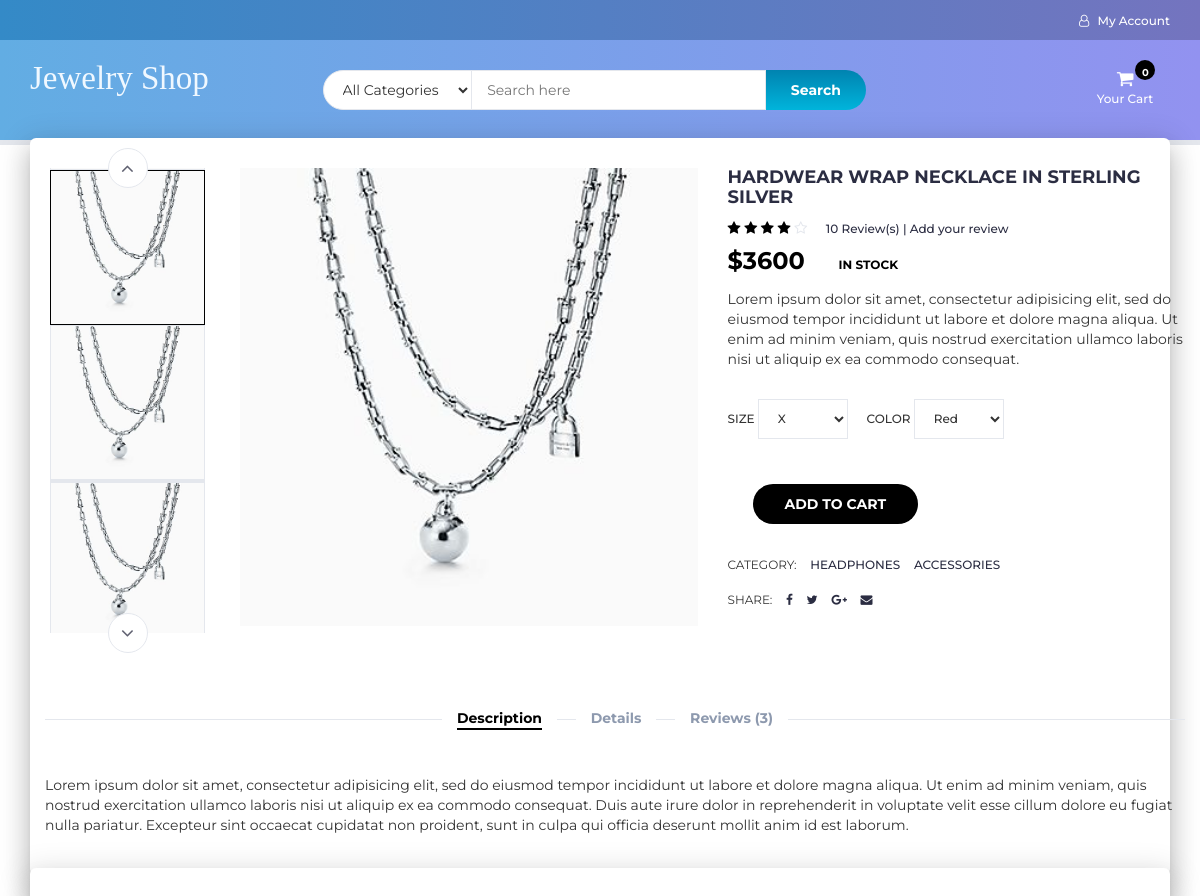
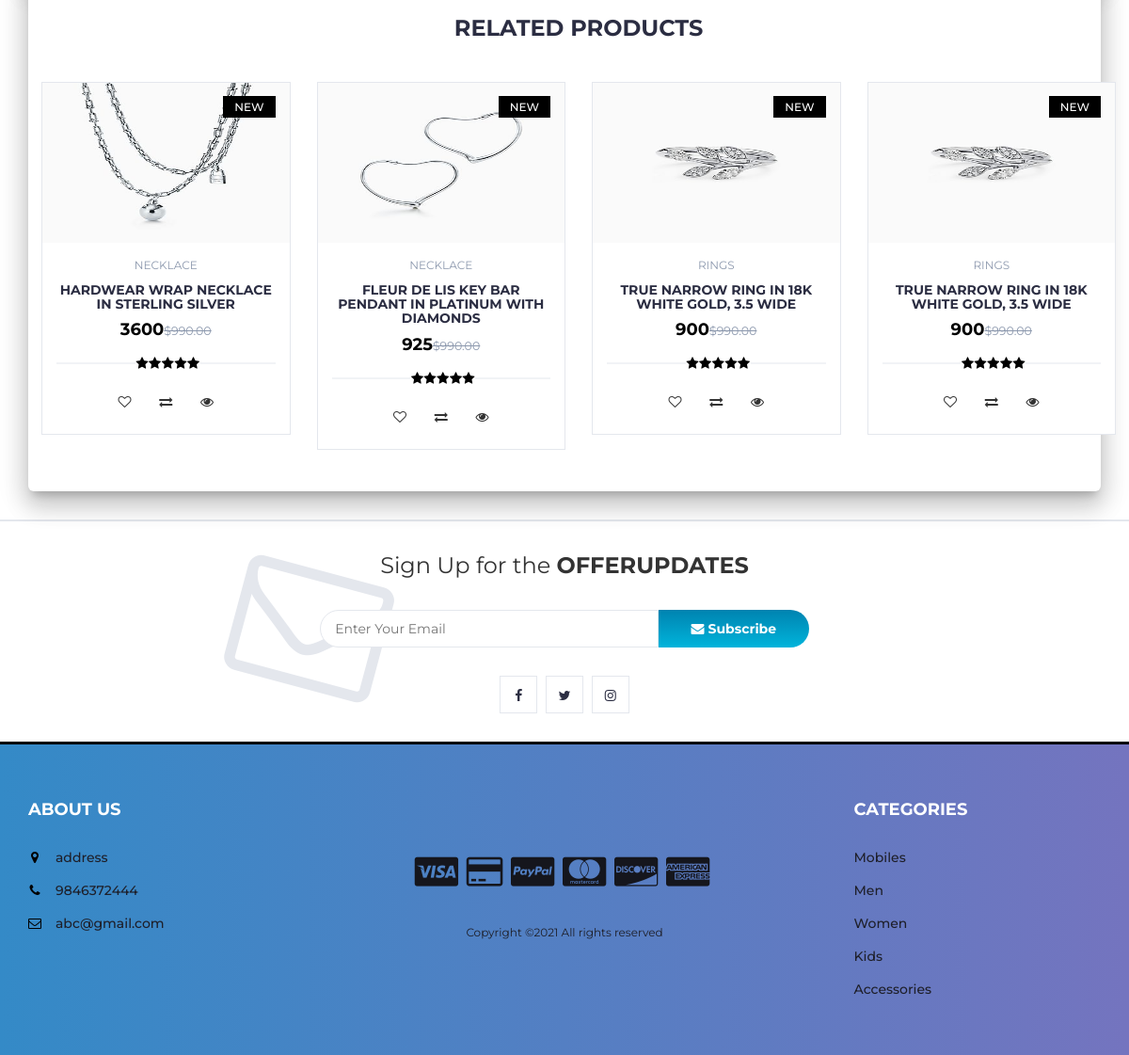
Page /product.php?p=59 on the committed database (2 pictures, top to bottom).
### tables this page shows
CREATE TABLE `products` (
  `product_id` int(100) NOT NULL,
  `product_cat` int(100) NOT NULL,
  `product_brand` int(100) NOT NULL,
  `product_title` varchar(255) NOT NULL,
  `product_price` int(100) NOT NULL,
  `product_desc` text NOT NULL,
  `product_image` text NOT NULL,
  `product_keywords` text NOT NULL
);

CREATE TABLE `categories` (
  `cat_id` int(100) NOT NULL,
  `cat_title` text NOT NULL
);

### product.php (the view, shortened to what this page needs)
<?php
include "header.php";
?>
		<div class="section main main-raised">
			<div class="container">
				<div class="row">
					<?php
								include 'db.php';
								$product_id = $_GET['p'];
								$sql = " SELECT * FROM products WHERE product_id = $product_id";
								$result = mysqli_query($con, $sql);
								if (mysqli_num_rows($result) > 0)
								{
									while($row = mysqli_fetch_assoc($result))
									{
									echo '
                                <div class="col-md-5 col-md-push-2">
                                <div id="product-main-img">
                                    <div class="product-preview">
                                        <img src="product_images/'.$row['product_image'].'" alt="">
                                    </div>
                                    <div class="product-preview">
                                        <img src="product_images/'.$row['product_image'].'" alt="">
                                    </div>
                                    <div class="product-preview">
                                        <img src="product_images/'.$row['product_image'].'" alt="">
                                    </div>
                                    <div class="product-preview">
                                        <img src="product_images/'.$row['product_image'].'" alt="">
                                    </div>
                                </div>
                            </div>
                                <div class="col-md-2  col-md-pull-5">
                                <div id="product-imgs">
                                    <div class="product-preview">
                                        <img src="product_images/'.$row['product_image'].'" alt="">
                                    </div>
                                    <div class="product-preview">
                                        <img src="product_images/'.$row['product_image'].'" alt="">
                                    </div>
                                    <div class="product-preview">
                                        <img src="product_images/'.$row['product_image'].'g" alt="">
                                    </div>
                                    <div class="product-preview">
                                        <img src="product_images/'.$row['product_image'].'" alt="">
                                    </div>
                                </div>
                            </div>
									';
									?>
									<?php
									echo '
                    <div class="col-md-5">
						<div class="product-details">
							<h2 class="product-name">'.$row['product_title'].'</h2>
							<div>
								<div class="product-rating">
									<i class="fa fa-star"></i>
									<i class="fa fa-star"></i>
									<i class="fa fa-star"></i>
									<i class="fa fa-star"></i>
									<i class="fa fa-star-o"></i>
								</div>
								<a class="review-link" href="#review-form">10 Review(s) | Add your review</a>
							</div>
							<div>
								<h3 class="product-price">$'.$row['product_price'].'</h3>
								<span class="product-available">In Stock</span>
							</div>
							<p>Lorem ipsum dolor sit amet, consectetur adipisicing elit, sed do eiusmod tempor incididunt ut labore et dolore magna aliqua. Ut enim ad minim veniam, quis nostrud exercitation ullamco laboris nisi ut aliquip ex ea commodo consequat.</p>
							<div class="product-options">
								<label>
									Size
									<select class="input-select">
										<option value="0">X</option>
									</select>
								</label>
								<label>
									Color
									<select class="input-select">
										<option value="0">Red</option>
									</select>
								</label>
							</div>
							<div class="add-to-cart">
								<div class="btn-group" style="margin-left: 25px; margin-top: 15px">
								<button class="add-to-cart-btn" pid="'.$row['product_id'].'"  id="product" ><i class="fa fa-shopping-cart"></i> add to cart</button>
                                </div>
							</div>
							<ul class="product-links">
								<li>Category:</li>
								<li><a href="#">Headphones</a></li>
								<li><a href="#">Accessories</a></li>
							</ul>
							<ul class="product-links">
								<li>Share:</li>
								<li><a href="#"><i class="fa fa-facebook"></i></a></li>
								<li><a href="#"><i class="fa fa-twitter"></i></a></li>
								<li><a href="#"><i class="fa fa-google-plus"></i></a></li>
								<li><a href="#"><i class="fa fa-envelope"></i></a></li>
							</ul>
						</div>
					</div>
					<div class="col-md-12">
						<div id="product-tab">
							<ul class="tab-nav">
								<li class="active"><a data-toggle="tab" href="#tab1">Description</a></li>
								<li><a data-toggle="tab" href="#tab2">Details</a></li>
								<li><a data-toggle="tab" href="#tab3">Reviews (3)</a></li>
							</ul>
							<div class="tab-content">
								<div id="tab1" class="tab-pane fade in active">
									<div class="row">
										<div class="col-md-12">
											<p>Lorem ipsum dolor sit amet, consectetur adipisicing elit, sed do eiusmod tempor incididunt ut labore et dolore magna aliqua. Ut enim ad minim veniam, quis nostrud exercitation ullamco laboris nisi ut aliquip ex ea commodo consequat. Duis aute irure dolor in reprehenderit in voluptate velit esse cillum dolore eu fugiat nulla pariatur. Excepteur sint occaecat cupidatat non proident, sunt in culpa qui officia deserunt mollit anim id est laborum.</p>
										</div>
									</div>
								</div>
							</div>
						</div>
					</div>
				</div>
			</div>
		</div>
		<div class="section main main-raised">
			<div class="container">
				<div class="row">
					<div class="col-md-12">
						<div class="section-title text-center">
							<h3 class="title">Related Products</h3>
						</div>
					</div>
                    ';
									}
								}
								?>
								<?php
                    include 'db.php';
								$product_id = $_GET['p'];
					$product_query = "SELECT * FROM products,categories WHERE product_cat=cat_id AND product_id BETWEEN $product_id AND $product_id+3";
                $run_query = mysqli_query($con,$product_query);
                if(mysqli_num_rows($run_query) > 0){
                    while($row = mysqli_fetch_array($run_query)){
                        $pro_id    = $row['product_id'];
                        $pro_title = $row['product_title'];
                        $pro_price = $row['product_price'];
                        $pro_image = $row['product_image'];
                        $cat_name = $row["cat_title"];
                        echo "
                                <div class='col-md-3 col-xs-6'>
								<a href='product.php?p=$pro_id'><div class='product'>
									<div class='product-img'>
										<img src='product_images/$pro_image' style='max-height: 170px;' alt=''>
										<div class='product-label'>
											<span class='new'>NEW</span>
										</div>
									</div></a>
									<div class='product-body'>
										<p class='product-category'>$cat_name</p>
										<h3 class='product-name header-cart-item-name'><a href='product.php?p=$pro_id'>$pro_title</a></h3>
										<h4 class='product-price header-cart-item-info'>$pro_price<del class='product-old-price'>$990.00</del></h4>
										<div class='product-rating'>
											<i class='fa fa-star'></i>
											<i class='fa fa-star'></i>
											<i class='fa fa-star'></i>
											<i class='fa fa-star'></i>
											<i class='fa fa-star'></i>
										</div>
										<div class='product-btns'>
											<button class='add-to-wishlist'><i class='fa fa-heart-o'></i><span class='tooltipp'>add to wishlist</span></button>
											<button class='add-to-compare'><i class='fa fa-exchange'></i><span class='tooltipp'>add to compare</span></button>
											<button class='quick-view'><i class='fa fa-eye'></i><span class='tooltipp'>quick view</span></button>
										</div>
									</div>
									<div class='add-to-cart'>
										<button pid='$pro_id' id='product' class='add-to-cart-btn block2-btn-towishlist' href='#'><i class='fa fa-shopping-cart'></i> add to cart</button>
									</div>
								</div>
                                </div>
			";
		}
}
?>
<?php
include "newslettter.php";
include "footer.php";
?>

### header.php (shortened to what this page needs)
<!DOCTYPE html>
<html lang="en">
	<head>
		<link type="text/css" rel="stylesheet" href="css/bootstrap.min.css"/>
		<link type="text/css" rel="stylesheet" href="css/slick.css"/>
		<link type="text/css" rel="stylesheet" href="css/slick-theme.css"/>
		<link type="text/css" rel="stylesheet" href="css/nouislider.min.css"/>
		<link rel="stylesheet" href="css/font-awesome.min.css">
		<link type="text/css" rel="stylesheet" href="css/style.css"/>
		<link type="text/css" rel="stylesheet" href="css/accountbtn.css"/>
    </head>
	<body>
		<header>
			<div id="top-header">
				<div class="container">
					<ul class="header-links pull-right">
						<li><?php
                             include "db.php";
                            if(isset($_SESSION["uid"])){
                                $sql = "SELECT first_name FROM user_info WHERE user_id='$_SESSION[uid]'";
                                $query = mysqli_query($con,$sql);
                                $row=mysqli_fetch_array($query);
                                echo '
                               <div class="dropdownn">
                                  <a href="#" class="dropdownn" data-toggle="modal" data-target="#myModal" ><i class="fa fa-user-o"></i> HI '.$row["first_name"].'</a>
                                  <div class="dropdownn-content">
                                    <a href="" data-toggle="modal" data-target="#profile"><i class="fa fa-user-circle" aria-hidden="true" ></i>My Profile</a>
                                    <a href="logout.php"  ><i class="fa fa-sign-in" aria-hidden="true"></i>Log out</a>
                                  </div>
                                </div>';
                            }else{
                                echo '
                                <div class="dropdownn">
                                  <a href="#" class="dropdownn" data-toggle="modal" data-target="#myModal" ><i class="fa fa-user-o"></i> My Account</a>
                                  <div class="dropdownn-content">
                                    <a href="" data-toggle="modal" data-target="#Modal_login"><i class="fa fa-sign-in" aria-hidden="true" ></i>Login</a>
                                    <a href="" data-toggle="modal" data-target="#Modal_register"><i class="fa fa-user-plus" aria-hidden="true"></i>Register</a>
                                  </div>
                                </div>';
                            }
                                             ?>
                                </li>
					</ul>
				</div>
			</div>
			<div id="header">
				<div class="container">
					<div class="row">
						<div class="col-md-3">
							<div class="header-logo">
								<a href="index.php" class="logo">
								<font style="font-style:normal; font-size: 33px;color: aliceblue;font-family: serif">
                                        Jewelry Shop
                                    </font>
								</a>
							</div>
						</div>
						<div class="col-md-6">
							<div class="header-search">
								<form>
									<select class="input-select">
										<option value="0">All Categories</option>
									</select>
									<input class="input" id="search" type="text" placeholder="Search here">
									<button type="submit" id="search_btn" class="search-btn">Search</button>
								</form>
							</div>
						</div>
						<div class="col-md-3 clearfix">
							<div class="header-ctn">
								<div class="dropdown">
									<a class="dropdown-toggle" data-toggle="dropdown" aria-expanded="true">
										<i class="fa fa-shopping-cart"></i>
										<span>Your Cart</span>
										<div class="badge qty">0</div>
									</a>
									</div>
							</div>
						</div>
					</div>
				</div>
			</div>
		</header>

### newslettter.php (shortened to what this page needs)
      <div id="newsletter" class="section">
	<div class="container">
		<div class="row">
			<div class="col-md-12">
				<div class="newsletter">
					<p>Sign Up for the <strong>OFFERUPDATES</strong></p>
					<form id="offer_form" onsubmit="return false">
						<input class="input" type="email" id="email" name="email" placeholder="Enter Your Email">
						<button class="newsletter-btn" value="Sign Up" name="signup_button" type="submit"><i class="fa fa-envelope"></i> Subscribe</button>
					</form>
					<ul class="newsletter-follow">
						<li>
							<a href="#"><i class="fa fa-facebook"></i></a>
						</li>
						<li>
							<a href="#"><i class="fa fa-twitter"></i></a>
						</li>
						<li>
							<a href="#"><i class="fa fa-instagram"></i></a>
						</li>
					</ul>
				</div>
			</div>
		</div>
	</div>
</div>

### footer.php (shortened to what this page needs)
<footer id="footer">
			<div class="section">
				<div class="container">
					<div class="row">
						<div class="col-md-3 col-xs-6">
							<div class="footer">
								<h3 class="footer-title">About Us</h3>
								<ul class="footer-links">
									<li><a href="#"><i class="fa fa-map-marker"></i>address</a></li>
									<li><a href="#"><i class="fa fa-phone"></i>9846372444</a></li>
									<li><a href="#"><i class="fa fa-envelope-o"></i>abc@gmail.com</a></li>
								</ul>
							</div>
						</div>
						<div class="col-md-6 text-center" style="margin-top:80px;">
							<ul class="footer-payments">
								<li><a href="#"><i class="fa fa-cc-visa"></i></a></li>
								<li><a href="#"><i class="fa fa-credit-card"></i></a></li>
								<li><a href="#"><i class="fa fa-cc-paypal"></i></a></li>
								<li><a href="#"><i class="fa fa-cc-mastercard"></i></a></li>
								<li><a href="#"><i class="fa fa-cc-discover"></i></a></li>
								<li><a href="#"><i class="fa fa-cc-amex"></i></a></li>
							</ul>
							<span class="copyright">
								Copyright &copy;<script>document.write(new Date().getFullYear());</script> All rights reserved
							</span>
						</div>
						<div class="col-md-3 col-xs-6">
							<div class="footer">
								<h3 class="footer-title">Categories</h3>
								<ul class="footer-links">
									<li><a href="#">Mobiles</a></li>
									<li><a href="#">Men</a></li>
									<li><a href="#">Women</a></li>
									<li><a href="#">Kids</a></li>
									<li><a href="#">Accessories</a></li>
								</ul>
							</div>
						</div>
					</div>
				</div>
			</div>
		</footer>

### css/accountbtn.css (style rules this page uses)
.dropdownn { position: relative; display: inline-block; }

### header.php (style rules this page uses)
#top-header { background: whitesmoke; background: -webkit-linear-gradient(to right, #348AC7, #7474BF); background: linear-gradient(to right, #348AC7, #7474BF); }
#header { background: #6c757d; background: -webkit-linear-gradient(to right, #62ade3, #9292f0); background: linear-gradient(to right, #62ade3, #9292f0); }
#footer { background: #7474BF; background: -webkit-linear-gradient(to right, #348AC7, #7474BF); background: linear-gradient(to right, #348AC7, #7474BF); color: #1E1F29; }
.footer-links li a { color: #1E1F29; }

### rows in the picture
products: product_image (picture), product_title "HARDWEAR WRAP NECKLACE IN STERLING SILVER", product_price "3600", categories.cat_title "NECKLACE"
products: product_image (picture), categories.cat_title "NECKLACE", product_title "FLEUR DE LIS KEY BAR PENDANT IN PLATINUM WITH DIAMONDS", product_price "925"
products: product_image (picture), categories.cat_title "RINGS", product_title "TRUE NARROW RING IN 18K WHITE GOLD, 3.5 WIDE", product_price "900"
products: product_image (picture), categories.cat_title "RINGS", product_title "TRUE NARROW RING IN 18K WHITE GOLD, 3.5 WIDE", product_price "900"
